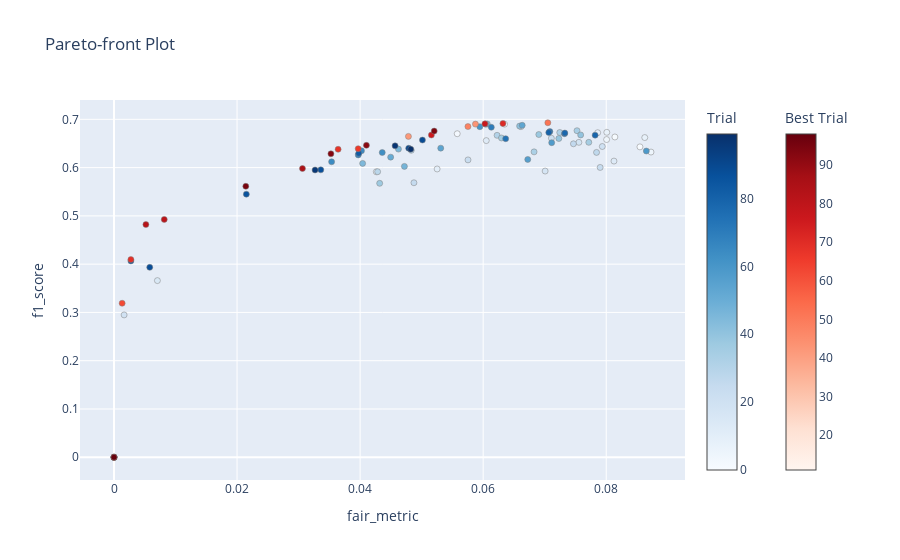

The cell this chart's notebook holds for it:
### Code cell
optuna.visualization.plot_pareto_front(study, target_names=["fair_metric", "f1_score"], include_dominated_trials = True)
